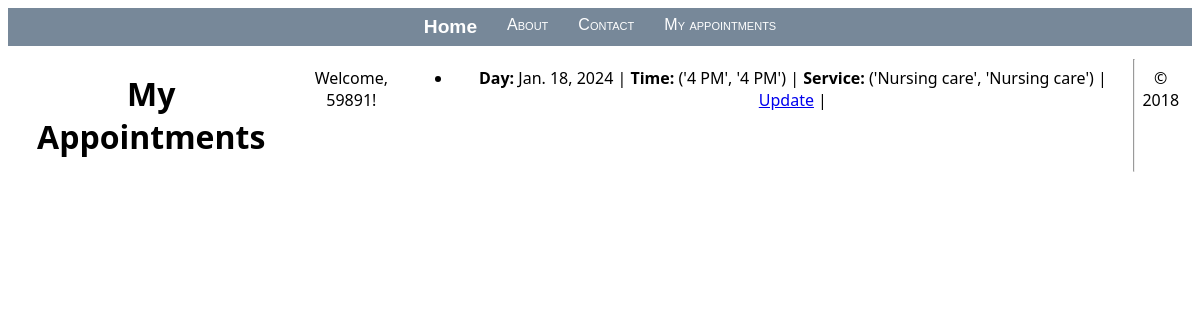
The page /my_appointments/ (signed in) on the database as committed earlier.
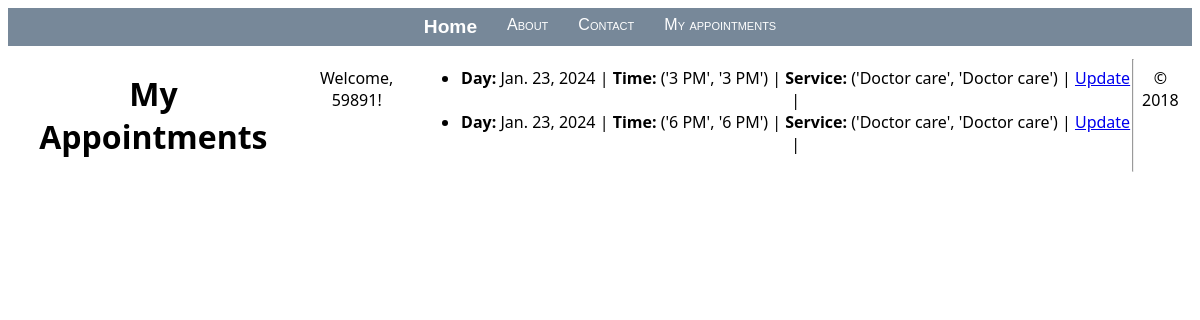
The same page on the database as committed later.
### app/models.py (models this page shows, shortened)
class Appointment(models.Model):
    user = models.ForeignKey(User, on_delete=models.CASCADE, null=True, blank=True)
    service = models.CharField(max_length=50, choices=SERVICE_CHOICES, default="Doctor care")
    day = models.DateField(default=datetime.now)
    time = models.CharField(max_length=10, choices=TIME_CHOICES, default="3 PM")
    time_ordered = models.DateTimeField(default=datetime.now, blank=True)

### app/views.py (the view)
# urls.py: path("my_appointments/", views.my_appointments, name="my_appointments"),
def my_appointments(request):
    user = request.user
    appointments = Appointment.objects.filter(user=user).order_by('day', 'time')
    return render(request, 'app/my_appointments.html', {
        'user': user,
        'appointments': appointments,
    })

### app/templates/app/my_appointments.html (shortened to what this page needs)
{% extends "app/layout.html" %}
{% block content %}
<h1> My Appointments</h1>
<p>Welcome, {{ user.username }}!</p>
{% if appointments %}
  <ul>
    {% for appointment in appointments %}
      <li>
        <strong>Day:</strong> {{ appointment.day }} |
        <strong>Time:</strong> {{ appointment.time }} |
        <strong>Service:</strong> {{ appointment.service }} |
        <a href="{% url 'update_appointment' appointment.id %}">Update</a> |
      </li>
    {% endfor %}
  </ul>
{% else %}
  <p>You have no appointments at the moment.</p>
{% endif %}
{% endblock %}

Rows that differ between the two databases and show on the page:
removed Appointment: day "Jan. 18, 2024", time "('4 PM', '4 PM')", service "('Nursing care', 'Nursing care')"
added Appointment: day "Jan. 23, 2024", time "('3 PM', '3 PM')", service "('Doctor care', 'Doctor care')"
added Appointment: day "Jan. 23, 2024", time "('6 PM', '6 PM')", service "('Doctor care', 'Doctor care')"
